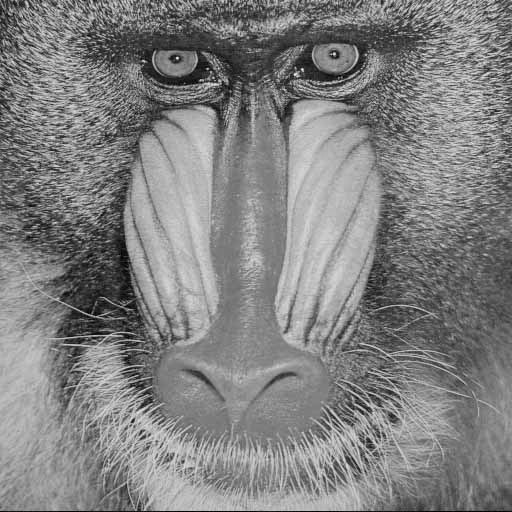
#> input picture Trabalho_2/baboon.pgm, 512 x 512 px
$ python main.py --img_address baboon.pgm --hist_address fiducial.pgm
#> lines starting #> are read from the running program, lines starting #| are printed output that depends on the picture; after the words box and inside, x2 and y2 are one past the last pixel; in counts of white or black regions, pixels touching at a corner belong together
#> in main, imageMono is the input picture: shape (512, 512); min 0, max 248, mean 128.9
### Trabalho_2/globalmethod.py
import numpy as np
import math as mp
import matplotlib.pyplot as plt
import cv2

def Global_Thresholding(image,hist_name):

	"""
	Given a T limiar value, if the pixel p (x,y) intensity is bigger the T, the pixel will be considered a point of an object (1). But if is equal or lower then T, it
	will be considered part of the background of the image (0).

		--- In this assignment we will consider the limiar T valuing 128 (middle of the gray scale [0, 255] of the image);
	"""
#> called with hist_name = 'fiducial.pgm'

	#Copy the original image
	img_thresholded = image.copy()

	#Define Limiar T
	T = 128

	#Acess each pixel (x,y) of the image an than applying the thresholing
	for x in range(image.shape[0]):
		for y in range(image.shape[1]):
			#Apply the Thresholding to divide the image
			if(image[x,y] <= T):
				img_thresholded[x,y] = 255
			else:
				img_thresholded[x,y] = 0
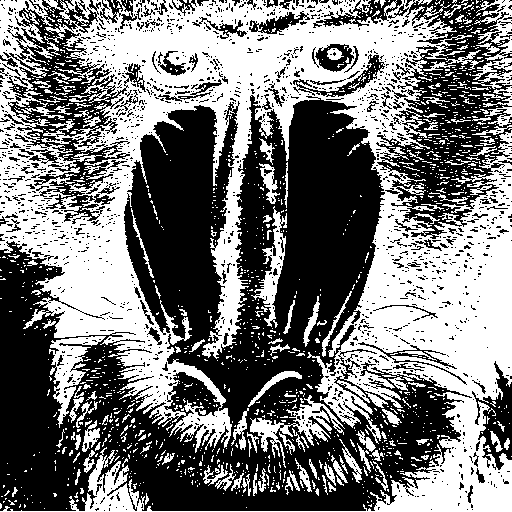
#> img_thresholded: shape (512, 512); 47.2% white; 1474 white regions (1323 under 20 px), largest, box (x1, y1, x2, y2) and area: (0, 0, 512, 512) 102179, (49, 336, 106, 428) 1720, (250, 395, 345, 468) 1651

	#Image Histogram
	#Calculate image histogram
	hist = cv2.calcHist([img_thresholded],[0],None,[256],[0,256])
#> hist = 256 values, max 138449 at index 0, min 0 at index 1, mean 1024
	#PLot the histogram grafic
	plt.hist(img_thresholded.ravel(),256,[0,256])
	plt.title('Global Method Histogram')
	plt.savefig('output/Global/Histogram/Histogram_' + hist_name)
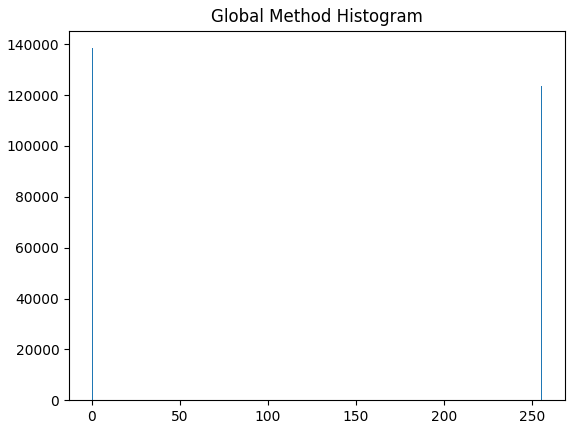
#> figure drawn by matplotlib, 1 panel; tallest bar 138449 high, from x = 0 to 1

	return img_thresholded

### Trabalho_2/main.py
import cv2
import argparse
import globalmethod as global_method
import bernsenmethod as bernsen_method
import niblackmethod as niblack_method
import sauvola_pietaksinen_method as sv_method
import phansalskar_more_sabale_method as pms_method
import contrastmethod as contrast_method
import averagemethod as average_method
import medianmethod as median_method

def main():


	parser = argparse.ArgumentParser()

	#Input
	parser.add_argument('-img',
						'--img_address',
						required = True,
						help='Selected Image')

	parser.add_argument('-hist',
						'--hist_address',
						required = True,
						help='Selected Image')

	args = parser.parse_args()

	filename_input = args.img_address
	hist_name = args.hist_address

	#Open the RGB images in grayscale using opencv. The function imread immediately save the image in numpy array format.
	imageMono = cv2.imread(filename_input,-1)

	#Save the Monochromatic images after the thresholding
	cv2.imwrite("output/Global/Global_Method_" + filename_input ,global_method.Global_Thresholding(imageMono,hist_name))
	cv2.imwrite("output/Bernsen/Bernsen_Method_" + filename_input ,bernsen_method.Bernsen_Thresholding(imageMono,hist_name))
	cv2.imwrite("output/Niblack/Niblack_Method_" + filename_input ,niblack_method.Niblack_Thresholding(imageMono,hist_name))
	cv2.imwrite("output/SauvolaPietaksinen/Sauvola_Pietaksinen_Method_" + filename_input,sv_method.Sauvola_Pietaksinen_Thresholding(imageMono,hist_name))
	cv2.imwrite("output/PhansalskarMoreSabale/Phansalskar_More_Sabale_Method_" + filename_input,pms_method.Phansalskar_More_Sabale_Thresholding(imageMono,hist_name))
	cv2.imwrite("output/Contrast/Contrast_Method_" + filename_input ,contrast_method.Contrast_Thresholding(imageMono,hist_name))
	cv2.imwrite("output/Average/Average_Method_" + filename_input,average_method.Average_Thresholding(imageMono,hist_name))
	cv2.imwrite("output/Median/Median_Method_" + filename_input,median_method.Median_Thresholding(imageMono,hist_name))

if __name__ == '__main__':
#> (the run stopped early here; a loop or call above may not have finished)

$ run again, on Trabalho_2/monarch.pgm
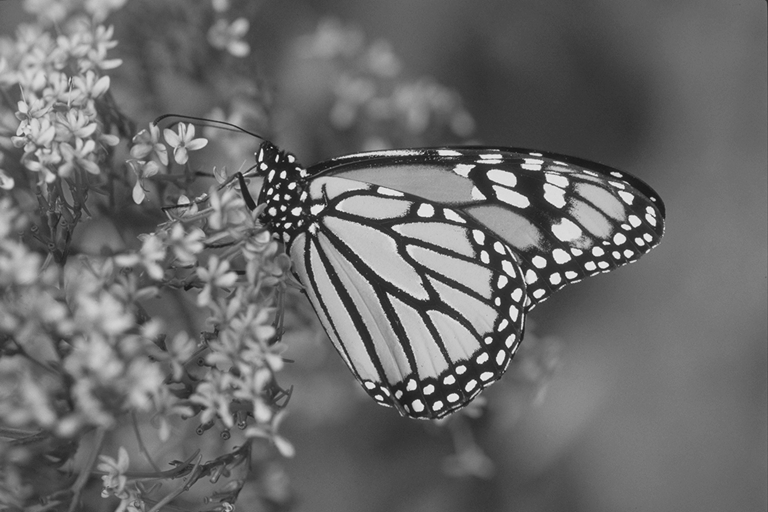
#> input picture Trabalho_2/monarch.pgm, 768 x 512 px
#> in main, imageMono is the input picture: shape (512, 768); min 17, max 244, mean 107
#> after the loop in Global_Thresholding, `for x in range(image.shape[0]):`:
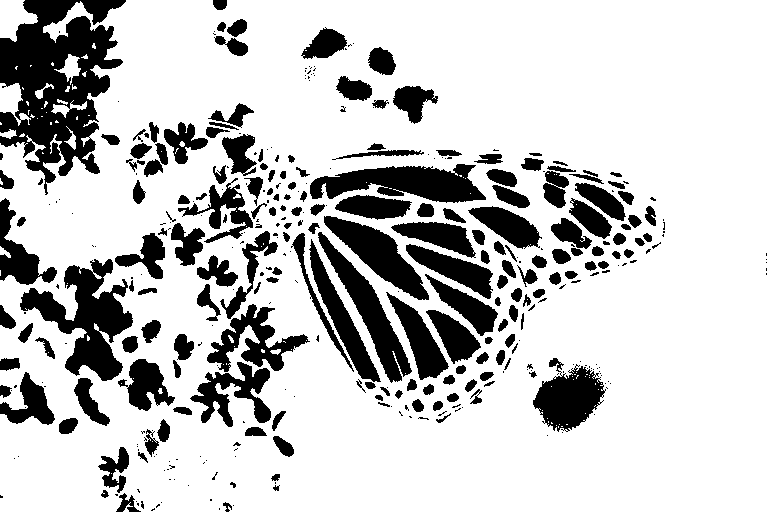
#> img_thresholded: shape (512, 768); 77.9% white; 382 black regions (197 under 20 px), largest, box (x1, y1, x2, y2) and area: (0, 0, 126, 195) 13109, (20, 259, 133, 381) 5810, (310, 164, 486, 203) 4202
#> hist = 256 values, max 306469 at index 255, min 0 at index 1, mean 1536
#> in Global_Thresholding, `plt.savefig('output/Global/Histogram/Histogram_' + hist_name)`:
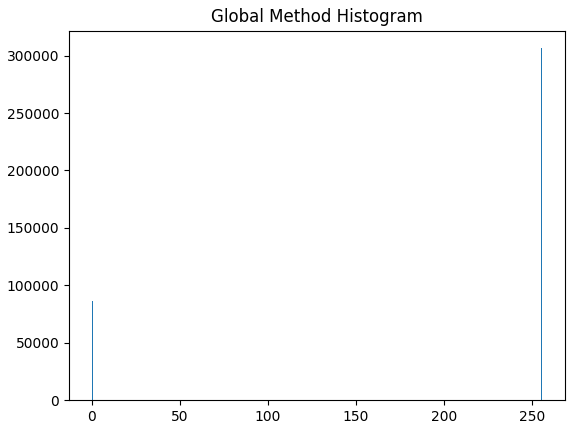
#> figure drawn by matplotlib, 1 panel; tallest bar 306469 high, from x = 255 to 256

$ run again, on Trabalho_2/peppers.pgm
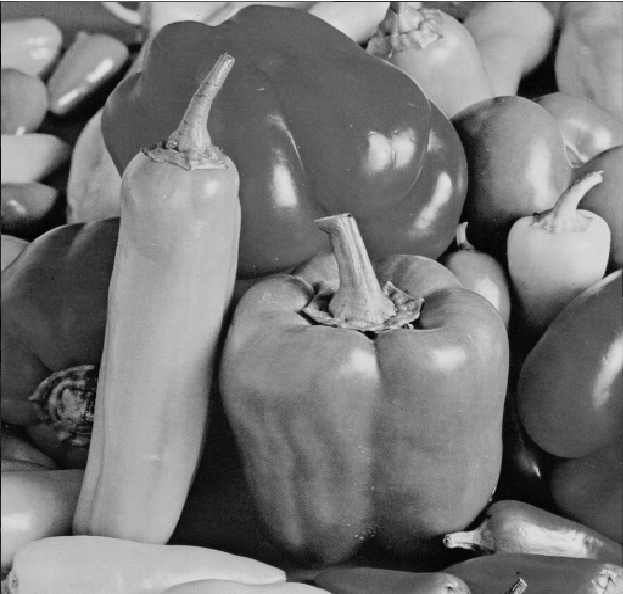
#> input picture Trabalho_2/peppers.pgm, 623 x 594 px
#> in main, imageMono is the input picture: shape (594, 623); min 0, max 255, mean 120
#> after the loop in Global_Thresholding, `for x in range(image.shape[0]):`:
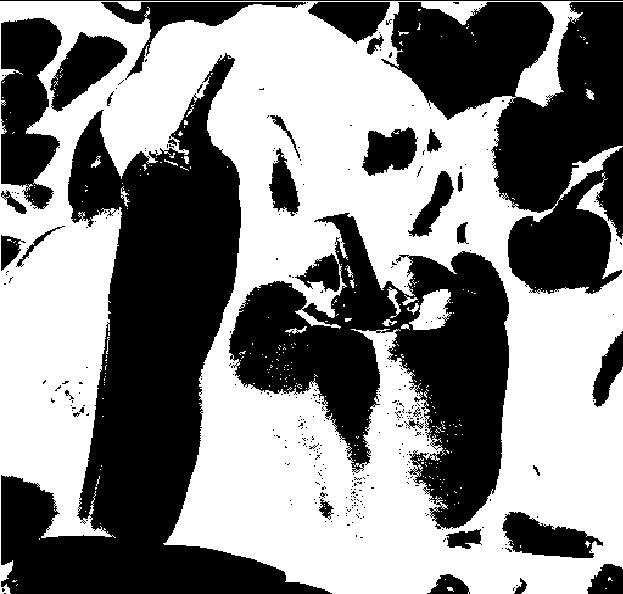
#> img_thresholded: shape (594, 623); 53% white; 319 black regions (284 under 20 px), largest, box (x1, y1, x2, y2) and area: (1, 53, 332, 594) 64899, (229, 213, 509, 529) 40725, (381, 2, 623, 294) 38772
#> hist = 256 values, max 195959 at index 255, min 0 at index 1, mean 1445.6
#> in Global_Thresholding, `plt.savefig('output/Global/Histogram/Histogram_' + hist_name)`:
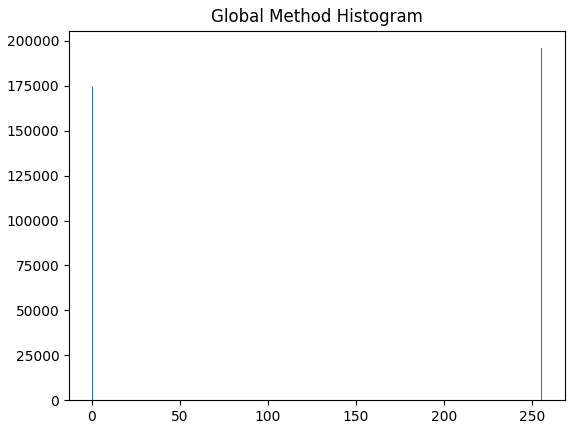
#> figure drawn by matplotlib, 1 panel; tallest bar 195959 high, from x = 255 to 256

$ run again, on Trabalho_2/retina.pgm
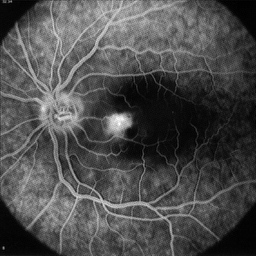
#> input picture Trabalho_2/retina.pgm, 256 x 256 px
#> in main, imageMono is the input picture: shape (256, 256); min 0, max 255, mean 76.7
#> after the loop in Global_Thresholding, `for x in range(image.shape[0]):`:
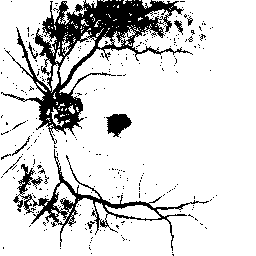
#> img_thresholded: shape (256, 256); 84.7% white; 282 black regions (272 under 20 px), largest, box (x1, y1, x2, y2) and area: (1, 0, 193, 144) 6549, (13, 149, 209, 251) 2212, (106, 114, 132, 137) 384
#> hist = 256 values, max 55541 at index 255, min 0 at index 1, mean 256
#> in Global_Thresholding, `plt.savefig('output/Global/Histogram/Histogram_' + hist_name)`:
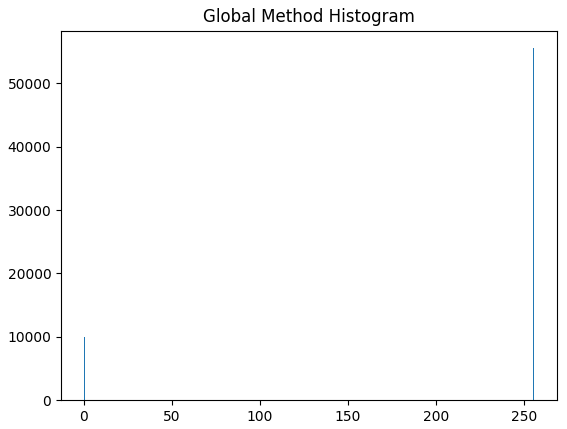
#> figure drawn by matplotlib, 1 panel; tallest bar 55541 high, from x = 255 to 256
